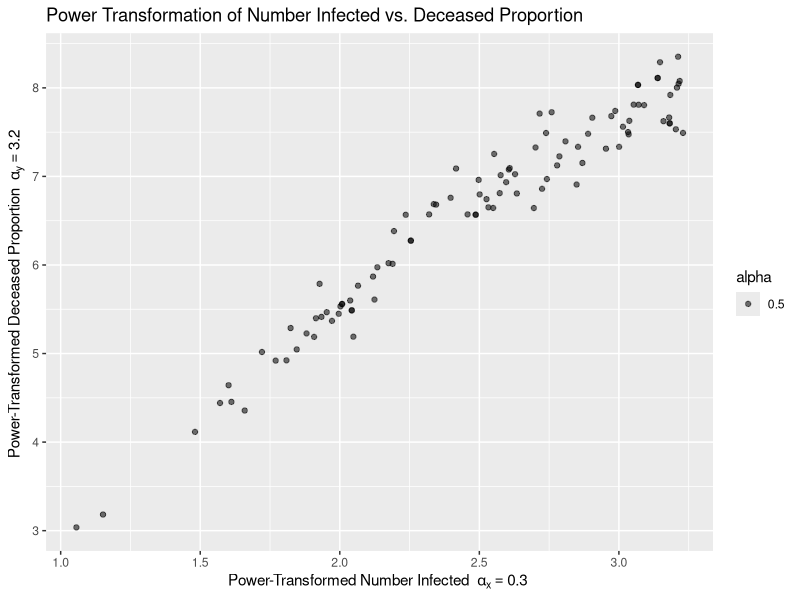
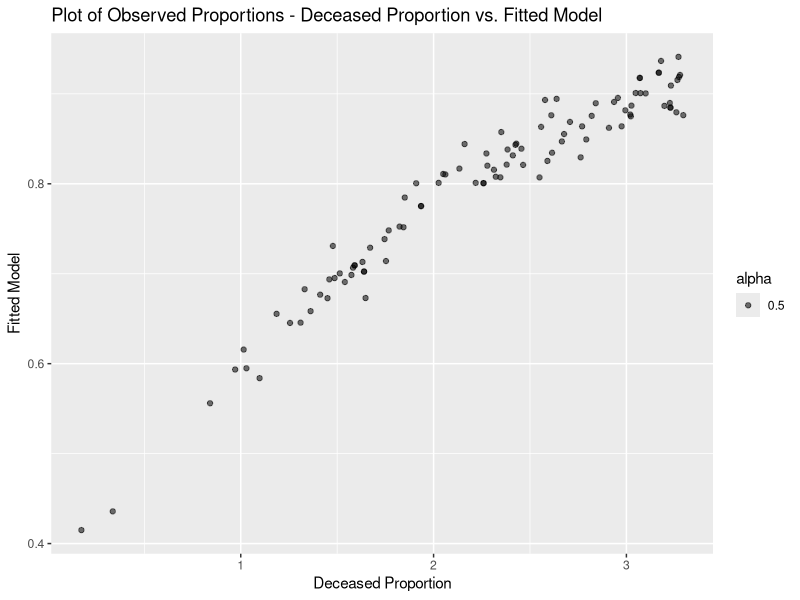

Reproduce these figures in R, in order.
## ---- chunk 1
knitr::opts_chunk$set(echo = TRUE)
## ---- chunk 2
data <- read.csv("Infectious.csv")
## ---- chunk 3
powerfun <- function(x, alpha) {
  if(sum(x <= 0) > 1) stop("x must be positive")
  if (alpha == 0)
    log(x)
  else if (alpha > 0) {
    x^alpha
  } else -x^alpha
}
## ---- chunk 4
power_transformation <- function(x, y) {
  function(alpha_x, alpha_y) {
    power_x <- powerfun(x + 1, alpha_x)
    power_y <- powerfun(y + 1, alpha_y)
    new_data <- list("x" = power_x, "y" = power_y)
  }
}

power_transformed = power_transformation(data$Infected, data$Deceased.Prop)
data_transformed <- power_transformed(0.3, 3.2)
## ---- chunk 5
library("ggplot2")
library("gridExtra")

ggplot(data) +
  geom_point(
    aes(x = data_transformed$x, 
        y = data_transformed$y,
        alpha = 0.5)
  ) + 
  labs(
    title = "Power Transformation of Number Infected vs. Deceased Proportion",
    x = "Power-Transformed Number Infected "~alpha[x] == 0.3~"",
    y = "Power-Transformed Deceased Proportion "~alpha[y] == 3.2~"" 
  )

## ---- chunk 6
dataframe = data.frame(data_transformed$x, data_transformed$y)
fitted.model <- lm(data_transformed$y~data_transformed$x, dataframe)

summary(fitted.model)
## ---- chunk 7
yhat <- fitted.model$coefficients[1] + fitted.model$coefficients[2] * data$Infected
yhat.realigned <- yhat ^ (1/3.2) - 1
## ---- chunk 8
ggplot(data) + 
  geom_point(
    aes(x = yhat.realigned, 
        y = Deceased.Prop,
        alpha = 0.5)
  ) +
  labs(
       y="Fitted Model", 
       x="Deceased Proportion", 
       title="Plot of Observed Proportions - Deceased Proportion vs. Fitted Model", 
)
